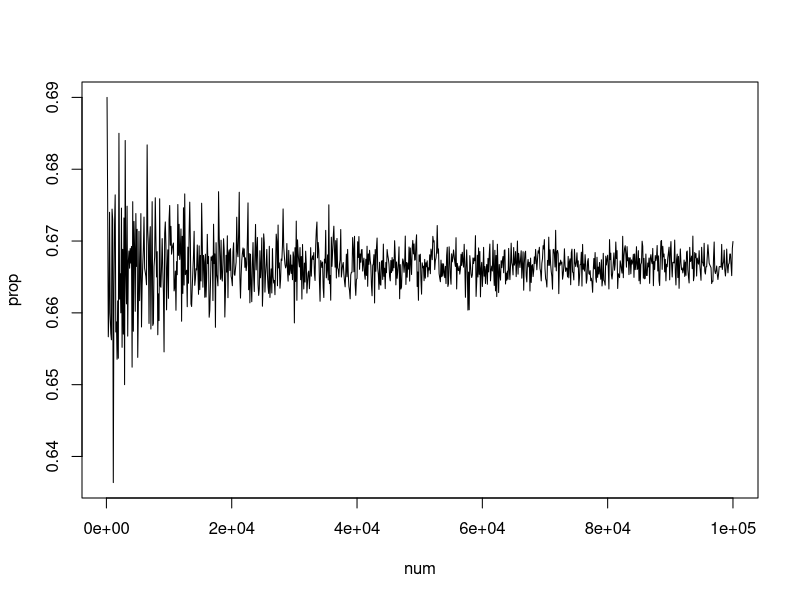

This chart was generated by the following R code:
#Function for simulating uniform(7, 13) random variables and determining the proportion greater than or equal to 9
# n : sample size
# print : TRUE/FALSE for printing vector with observations and true/false-ness

simulation<-function(n, print)
{
  #Generate n random uniform observations on (7,13)
  obs<-runif(n, 7, 13)
  
  #If print=T, print vector of observations and vector of T/F values
  if(print==T){
    print(obs)
    print((obs>=9)==TRUE)
  }
  
  #Count proportion where >=9 is true out of n observations
  sum((obs>=9&obs<=13)==TRUE)/n
  
}

#Test for larger sample sizes
simulation(10,T)
simulation(100,F)
simulation(10000,F)
simulation(100000,F)
simulation(1000000,F)

#Create an empty numeric vector
prop<-vector('numeric')

#Create a vector with 1000 instances of function with sample size increasing by 100
for(k in 1:1000){
  
  prop<-c(prop,simulation(100*k,F))
  
}
 
#Create a vector of possible sample sizes
num<-c(1:1000)
num<-num*100

#Plot sample size vs proportion, "l" option says to plot using a line
plot(num, prop, type="l")
